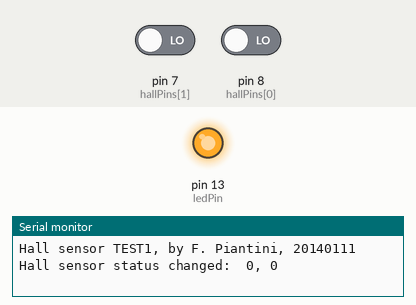
Simulated run of this sketch. Board: Arduino Uno, built with avr-gcc and run on an emulated ATmega328P. Parts: output pins drawn as LEDs (lit = HIGH), the last lines printed to the serial monitor. The test bench sets the inputs (shaded band); at power-on: pin 7 (hallPins[1]) LOW, pin 8 (hallPins[0]) LOW.

Above: at 1.2 s.
1.3 s: pin 7 (hallPins[1]) driven HIGH and pin 8 (hallPins[0]) driven HIGH
At 1.6 s:
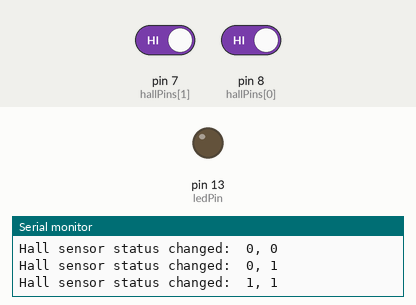
2.8 s: pin 7 (hallPins[1]) driven LOW
At 3.9 s:
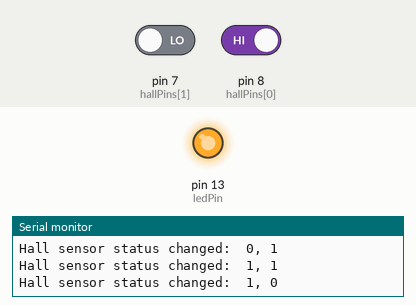
4.3 s: pin 7 (hallPins[1]) driven HIGH
At 5.0 s:
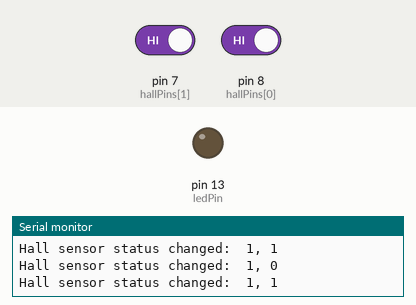
Timing chart, 0 to 7.3 s (numbered marks = the images above; inputs shaded):
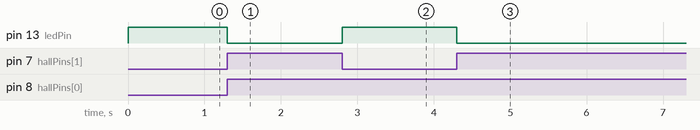

Measured:
- after the input at 1.3 s, pin 13 (ledPin): HIGH → LOW at once
- after the input at 2.8 s, pin 13 (ledPin): LOW → HIGH at once
- after the input at 4.3 s, pin 13 (ledPin): HIGH → LOW at once

The sketch:

test_hall1.ino
```cpp
/*
 Hall Effect Switch - TEST 1

 Turns on and off a light emitting diode(LED) connected to digital
 pin 13, when one of two Hall Effect Sensor attached to input pins
 is triggered by a magnet. The complete sensors status is written
 to the serial console.

 Hall effect sensor used is the A1120EUA from Allegro Microsystems

 This example code is written starting by the following tutorial:
 http://www.hobbytronics.co.uk/arduino-tutorial8-hall-effect

 and it is in the public domain:
 http://www.fpiantini.it/

*/

// **********************************************************
// CONSTANTS --------------------------------

// Number of hall effect sensors
const int numSens = 2;

// input used as hall sensor inputs
const int hallPins[numSens] = {8, 7};

// output used to drive led
const int ledPin =  13;

// VARIABLES --------------------------------
// hall sensors state
int hallState[numSens];
int newHallState[numSens];
int cont;

// **********************************************************

// * * * * * * * * * * * * * * * * * * * * * * * * *
void setup() {

  // initialize serial console and print banner
  Serial.begin(9600); // This sets up a serial connection, 9.6 kbts/s.
  Serial.println("Hall sensor TEST1, by F. Piantini, 20140111");

  // initialize the LED pin as an output and turns it off
  pinMode(ledPin, OUTPUT);
  digitalWrite(ledPin, LOW);

  // initialize the hall effect sensor pins as inputs
  // and initialize status
  for (cont = 0; cont < numSens; cont++) {
    pinMode(hallPins[cont], INPUT);
    hallState[cont] = -1;
    newHallState[cont] = LOW;
  }

}

// * * * * * * * * * * * * * * * * * * * * * * * * *
void loop() {
  int atLeastOneActive = false;
  int statChanged = false;

  // update the state of the hall effect sensors
  for (cont = 0; cont < numSens; cont++) {
    newHallState[cont] = digitalRead(hallPins[cont]);
    if (newHallState[cont] != hallState[cont]) {
      hallState[cont] = newHallState[cont];
      statChanged = true;
    }
    if (hallState[cont] == LOW)
      atLeastOneActive = true;
  }

  if (statChanged == true) {
    updateLed(atLeastOneActive);
    printStatus();
  }
}

// * * * * * * * * * * * * * * * * * * * * * * * * *
void printStatus() {
  Serial.print("Hall sensor status changed:  ");
  for (cont = 0; cont < numSens; cont++) {
    Serial.print(hallState[cont]);
    if (cont < (numSens - 1))
      Serial.print(", ");
    else
      Serial.print("\n");
  }
}


// * * * * * * * * * * * * * * * * * * * * * * * * *
void updateLed(int oneActive) {
  if (oneActive == true) {
    // turn LED on:
    digitalWrite(ledPin, HIGH);
  }
  else {
    // turn LED off:
    digitalWrite(ledPin, LOW);
  }
}
```
